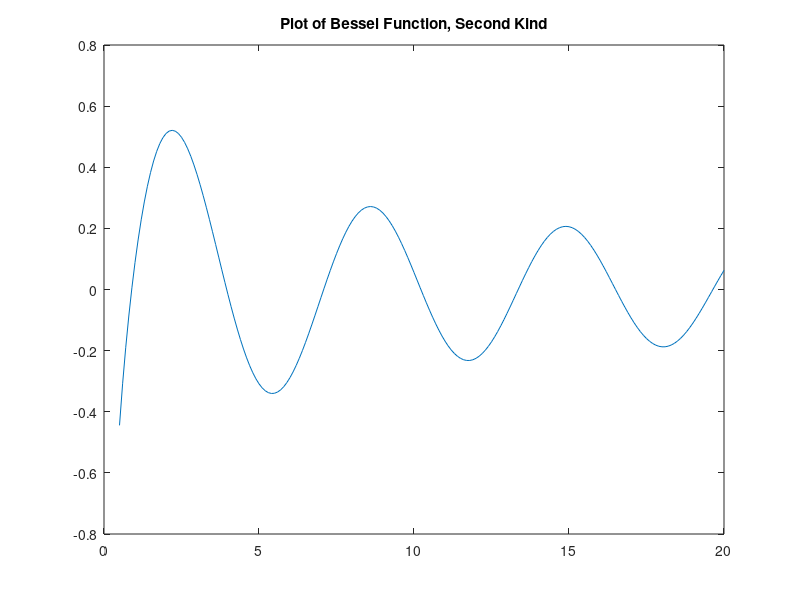

The MATLAB script that drew this image:

tic
a = 0; % Interval a
b = 3; % Interval b
n = 0;
m = 10000;
x = 0; % Use for bisection
y = 0; % Use for bisection
ii = 1;
while n < m
   if bessely(0,a) * bessely(0,b) < 0
       n = n+1;
       x = a;
       y = b;
       while abs(y-x) > 1e-10 % eps*abs(y)
         mid = (x + y)/2;
         
         if sign( bessely(0,mid) ) == sign(bessely(0,y))
            y = mid;
         else
            x = mid;
         end
        % k = k + 1;
       end
        zm(ii) = mid; % Vector that keeps track of roots
        ii = ii + 1;
   end
   a = a + 3;
   b = b + 3;
end

toc

x = 0.5:0.1:20;

n = bessely(0, x);

plot(x, n);
title('Plot of Bessel Function, Second Kind');

